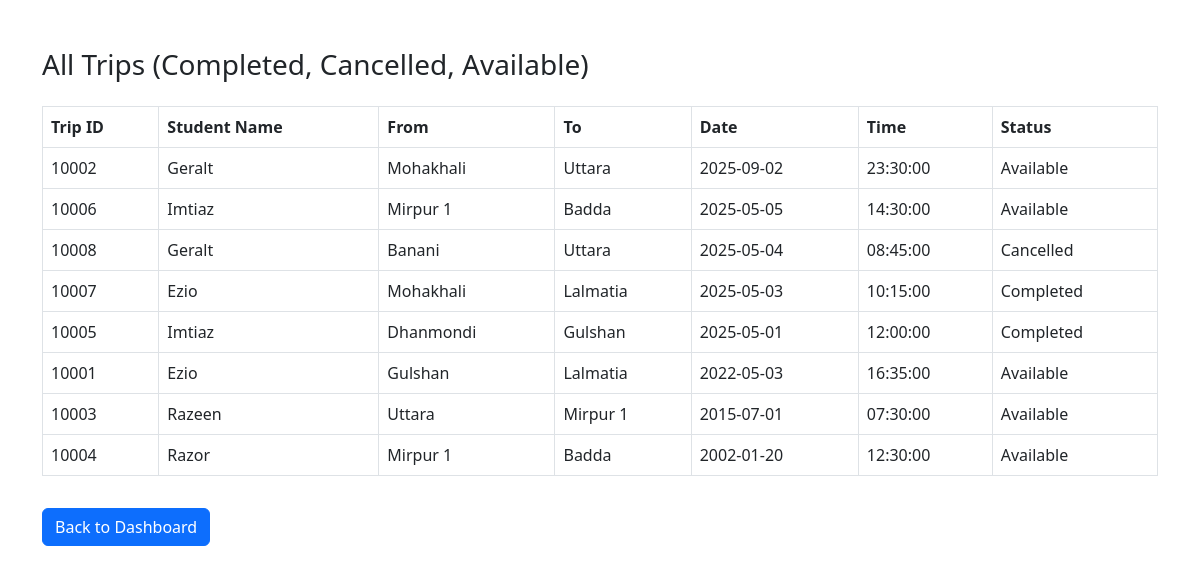
The page /backend/view_all_trips.php (signed in) on the database its author committed.
### tables this page shows
CREATE TABLE Trips (
    Trip_ID INT PRIMARY KEY AUTO_INCREMENT,
    Student_ID VARCHAR(20),
    where_loc VARCHAR(50),
    Capacity INT,
    Time TIME,
    Date DATE,
    Vehicle_Info VARCHAR(50),
    Fare DECIMAL(5,2),
    Meet_up_location VARCHAR(100),
    Mode_of_Commute VARCHAR(30),
    trip_status VARCHAR(30),
    to_loc VARCHAR(50),
    Used_capacity INT,
    FOREIGN KEY (Student_ID) REFERENCES User(Student_ID) ON DELETE SET NULL,
    FOREIGN KEY (where_loc) REFERENCES Locations(area_locations) ON DELETE SET NULL,
    FOREIGN KEY (to_loc) REFERENCES Locations(area_locations) ON DELETE SET NULL
)AUTO_INCREMENT=10001;

CREATE TABLE User (
    Student_ID VARCHAR(20) PRIMARY KEY,
    Name VARCHAR(100) NOT NULL,
    Gsuite_Email VARCHAR(100) UNIQUE NOT NULL,
    Scanned_ID VARCHAR(255),
    Semester VARCHAR(20),
    Department VARCHAR(50),
    Thana VARCHAR(50),
    Phone_Number VARCHAR(15),  
    Password VARCHAR(100) NOT NULL,
    Address VARCHAR(255),      
    Gender VARCHAR(10),        
    Profile_Pic VARCHAR(255),  
    UserStatus VARCHAR(30) NULL DEFAULT 'Available',  
    Joined VARCHAR(30) NULL DEFAULT 'False',
    Created VARCHAR(30) NULL DEFAULT 'False'
);

### backend/view_all_trips.php (the view, shortened to what this page needs)
<?php
include 'db_connection.php';
$query = "SELECT t.Trip_ID, t.Student_ID, t.where_loc, t.to_loc, t.Date, t.Time, t.trip_status, u.Name
          FROM Trips t
          JOIN User u ON t.Student_ID = u.Student_ID
          WHERE t.trip_status IN ('Completed', 'Cancelled', 'Available')
          ORDER BY t.Date DESC, t.Time DESC";
$result = mysqli_query($conn, $query);
?>
<!DOCTYPE html>
<html lang="en">
<head>
    <link href="https://cdn.jsdelivr.net/npm/bootstrap@5.3.0/dist/css/bootstrap.min.css" rel="stylesheet">
    <link href="https://cdn.jsdelivr.net/npm/bootstrap-icons@1.10.5/font/bootstrap-icons.css" rel="stylesheet">
</head>
<body>
<div class="container mt-5">
    <h3 class="mb-4">All Trips (Completed, Cancelled, Available)</h3>
    <table class="table table-bordered">
        <thead>
            <tr>
                <th>Trip ID</th>
                <th>Student Name</th>
                <th>From</th>
                <th>To</th>
                <th>Date</th>
                <th>Time</th>
                <th>Status</th>
            </tr>
        </thead>
        <tbody>
            <?php
            if (mysqli_num_rows($result) > 0) {
                while ($row = mysqli_fetch_assoc($result)) {
                    echo "<tr>
                            <td>{$row['Trip_ID']}</td>
                            <td>{$row['Name']}</td>
                            <td>{$row['where_loc']}</td>
                            <td>{$row['to_loc']}</td>
                            <td>{$row['Date']}</td>
                            <td>{$row['Time']}</td>
                            <td>{$row['trip_status']}</td>
                          </tr>";
                }
            } else {
                echo "<tr><td colspan='7' class='text-center'>No trips found.</td></tr>";
            }
            ?>
        </tbody>
    </table>
    <a href="admin_index.php" class="btn btn-primary mt-3">Back to Dashboard</a>
</div>
</body>
</html>

### rows shown on the page
trips: Trip_ID "10002", Student_ID.Name "Geralt", where_loc "Mohakhali", to_loc "Uttara", Date "2025-09-02", Time "23:30:00", trip_status "Available"
trips: Trip_ID "10006", Student_ID.Name "Imtiaz", where_loc "Mirpur 1", to_loc "Badda", Date "2025-05-05", Time "14:30:00", trip_status "Available"
trips: Trip_ID "10008", Student_ID.Name "Geralt", where_loc "Banani", to_loc "Uttara", Date "2025-05-04", Time "08:45:00", trip_status "Cancelled"
trips: Trip_ID "10007", Student_ID.Name "Ezio", where_loc "Mohakhali", to_loc "Lalmatia", Date "2025-05-03", Time "10:15:00", trip_status "Completed"
trips: Trip_ID "10005", Student_ID.Name "Imtiaz", where_loc "Dhanmondi", to_loc "Gulshan", Date "2025-05-01", Time "12:00:00", trip_status "Completed"
trips: Trip_ID "10001", Student_ID.Name "Ezio", where_loc "Gulshan", to_loc "Lalmatia", Date "2022-05-03", Time "16:35:00", trip_status "Available"
trips: Trip_ID "10003", Student_ID.Name "Razeen", where_loc "Uttara", to_loc "Mirpur 1", Date "2015-07-01", Time "07:30:00", trip_status "Available"
trips: Trip_ID "10004", Student_ID.Name "Razor", where_loc "Mirpur 1", to_loc "Badda", Date "2002-01-20", Time "12:30:00", trip_status "Available"
